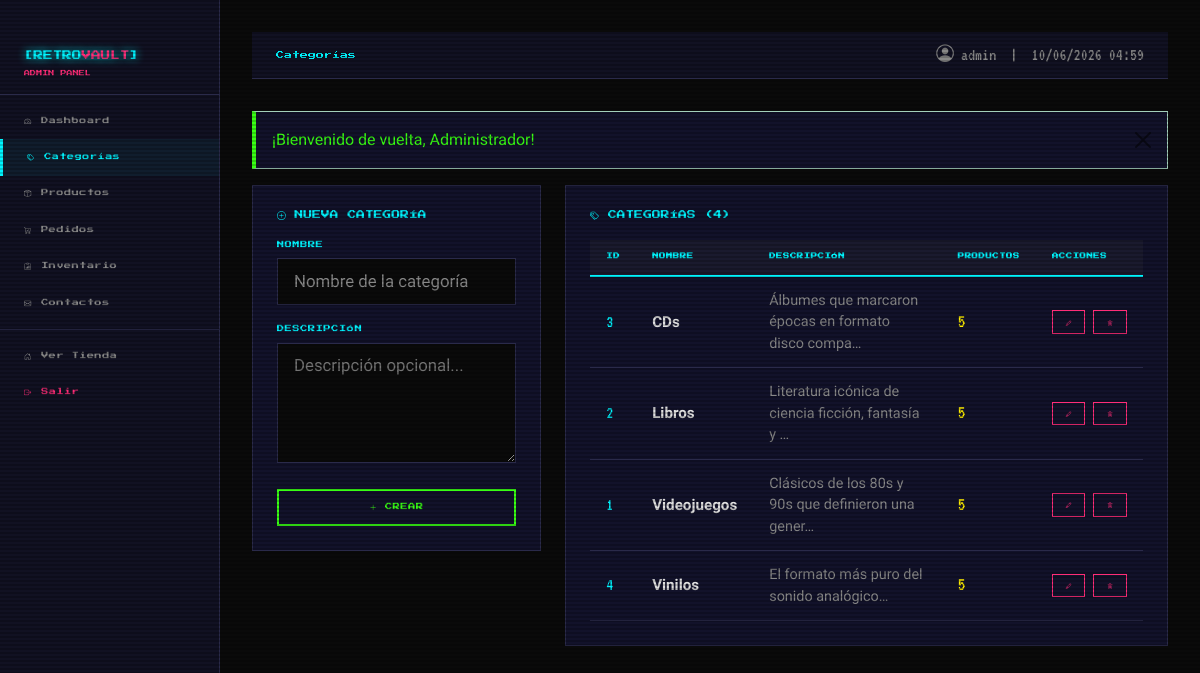
/admin/categorias.php (signed in), run on the app's committed database.
### tables this page shows
CREATE TABLE IF NOT EXISTS categorias (
    id          INT AUTO_INCREMENT PRIMARY KEY,
    nombre      VARCHAR(100) NOT NULL,
    descripcion TEXT
);

### admin/categorias.php (the view, shortened to what this page needs)
<?php
require_once __DIR__ . '/header.php';
$pdo    = getDB();
$editCat = null;
$cats = $pdo->query('SELECT c.*, COUNT(p.id) AS total FROM categorias c LEFT JOIN productos p ON p.categoria_id=c.id GROUP BY c.id ORDER BY c.nombre')->fetchAll();
?>
<div class="row g-4">
    <div class="col-lg-4">
        <div style="background:var(--card-bg);border:1px solid var(--border);padding:1.5rem;">
            <h2 style="font-family:'Press Start 2P';font-size:.55rem;color:var(--neon-cyan);margin-bottom:1.2rem;">
                <i class="bi bi-<?= $editCat ? 'pencil' : 'plus-circle' ?>"></i>
                <?= $editCat ? 'EDITAR' : 'NUEVA' ?> CATEGORÍA
            </h2>
            <form method="post">
                <div class="retro-form-group">
                    <label class="retro-label">NOMBRE</label>
                    <input type="text" name="nombre" class="retro-input"
                           placeholder="Nombre de la categoría"
                           value="<?= e($editCat['nombre'] ?? '') ?>" required>
                </div>
                <div class="retro-form-group">
                    <label class="retro-label">DESCRIPCIÓN</label>
                    <textarea name="descripcion" class="retro-textarea" rows="3"
                              placeholder="Descripción opcional..."><?= e($editCat['descripcion'] ?? '') ?></textarea>
                </div>
                <div class="d-flex gap-2">
                    <button type="submit" class="btn-neon <?= $editCat ? 'btn-neon-pink' : 'btn-neon-green' ?>"
                            style="flex:1;font-size:.45rem;">
                        <i class="bi bi-<?= $editCat ? 'check-lg' : 'plus-lg' ?>"></i>
                        <?= $editCat ? 'ACTUALIZAR' : 'CREAR' ?>
                    </button>
                </div>
            </form>
        </div>
    </div>
    <div class="col-lg-8">
        <div style="background:var(--card-bg);border:1px solid var(--border);padding:1.5rem;">
            <h2 style="font-family:'Press Start 2P';font-size:.55rem;color:var(--neon-cyan);margin-bottom:1.2rem;">
                <i class="bi bi-tags"></i> CATEGORÍAS (<?= count($cats) ?>)
            </h2>
            <table class="retro-table">
                <thead>
                    <tr><th>ID</th><th>NOMBRE</th><th>DESCRIPCIÓN</th><th>PRODUCTOS</th><th>ACCIONES</th></tr>
                </thead>
                <tbody>
                    <?php foreach ($cats as $c): ?>
                    <tr>
                        <td style="font-family:'VT323';font-size:1.1rem;color:var(--neon-cyan);"><?= $c['id'] ?></td>
                        <td style="font-weight:600;"><?= e($c['nombre']) ?></td>
                        <td style="color:var(--text-dim);font-size:.9rem;"><?= e(mb_substr($c['descripcion'],0,50)) ?>…</td>
                        <td style="font-family:'VT323';font-size:1.2rem;color:var(--neon-yellow);"><?= $c['total'] ?></td>
                        <td>
                            <div class="d-flex gap-2">
                                <a href="categorias.php?action=edit&id=<?= $c['id'] ?>"
                                   class="retro-btn-sm" style="font-size:.35rem;">
                                    <i class="bi bi-pencil"></i>
                                </a>
                                <a href="categorias.php?action=delete&id=<?= $c['id'] ?>"
                                   class="retro-btn-sm btn-neon-pink" style="font-size:.35rem;"
                                   onclick="return confirm('¿Eliminar categoría y todos sus productos?')">
                                    <i class="bi bi-trash3"></i>
                                </a>
                            </div>
                        </td>
                    </tr>
                    <?php endforeach; ?>
                </tbody>
            </table>
        </div>
    </div>
</div>
<?php require_once __DIR__ . '/footer.php'; ?>

### css/retro.css (style rules this page uses)
:root { --bg: #0a0a0a; --bg2: #111122; --bg3: #1a1a2e; --neon-pink: #ff2d78; --neon-cyan: #00f5ff; --neon-green: #39ff14; --neon-yellow:#ffee00; --neon-purple:#bf5fff; --text: #e0e0e0; --text-dim: #888; --border: #2a2a4a; --card-bg: #12122a; --font-pixel: 'Press Start 2P', monospace; --font-vt: 'VT323', monospace; --font-body: 'Rajdhani', sans-serif; --transition: .25s ease; }
*, *::before, *::after { box-sizing: border-box; }
html { scroll-behavior: smooth; }
body { background: var(--bg); color: var(--text); font-family: var(--font-body); font-size: 1.05rem; min-height: 100vh; overflow-x: hidden; }
.retro-btn-sm { background: transparent; border: 1px solid var(--neon-pink); color: var(--neon-pink); font-family: var(--font-pixel); font-size: .5rem; padding: .4rem .8rem; text-decoration: none; transition: var(--transition); letter-spacing: .06em; }
.btn-neon { background: transparent; border: 2px solid var(--neon-cyan); color: var(--neon-cyan); font-family: var(--font-pixel); font-size: .6rem; padding: .7rem 1.4rem; letter-spacing: .08em; text-transform: uppercase; cursor: pointer; transition: var(--transition); text-decoration: none; display: inline-block; }
.btn-neon-pink { border-color: var(--neon-pink); color: var(--neon-pink); }
.btn-neon-green { border-color: var(--neon-green); color: var(--neon-green); }
.retro-input { background: var(--bg); border: 1px solid var(--border); color: var(--text); font-family: var(--font-body); padding: .6rem 1rem; width: 100%; outline: none; transition: border-color var(--transition); }
.retro-input::placeholder { color: var(--text-dim); }
.retro-form-group { margin-bottom: 1.2rem; }
.retro-label { font-family: var(--font-pixel); font-size: .45rem; color: var(--neon-cyan); letter-spacing: .08em; display: block; margin-bottom: .5rem; }
.retro-textarea { background: var(--bg); border: 1px solid var(--border); color: var(--text); font-family: var(--font-body); padding: .6rem 1rem; width: 100%; outline: none; resize: vertical; min-height: 120px; transition: border-color var(--transition); }
.retro-table { width: 100%; border-collapse: collapse; }
.retro-table th { background: var(--bg3); font-family: var(--font-pixel); font-size: .4rem; color: var(--neon-cyan); padding: .8rem 1rem; text-align: left; letter-spacing: .08em; border-bottom: 2px solid var(--neon-cyan); }
.retro-table td { padding: .8rem 1rem; border-bottom: 1px solid var(--border); font-size: .95rem; vertical-align: middle; }

### admin/header.php (style rules this page uses)
body { display: flex; min-height: 100vh; }

### data on the page
categorias: id "3", nombre "CDs", descripcion "Álbumes que marcaron épocas en formato disco compa", total "5"
categorias: id "2", nombre "Libros", descripcion "Literatura icónica de ciencia ficción, fantasía y", total "5"
categorias: id "1", nombre "Videojuegos", descripcion "Clásicos de los 80s y 90s que definieron una gener", total "5"
categorias: id "4", nombre "Vinilos", descripcion "El formato más puro del sonido analógico", total "5"

### other printed values
$pageTitle "Categorías"
$_SESSION['username'] "admin"
$f['msg'] "¡Bienvenido de vuelta, Administrador!"
count($cats) "4"
